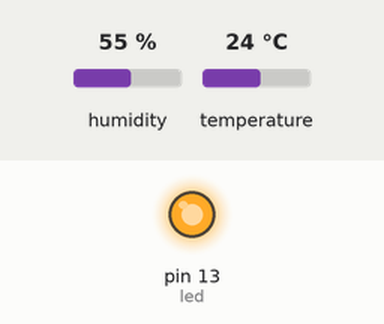
Bench run of a sketch on a simulated Arduino Uno, built with avr-gcc and run on an emulated ATmega328P. Parts: output pins drawn as LEDs (lit = HIGH). The inputs (shaded band) are chosen by the test bench; at power-on: humidity 55 %, temperature 24 °C. The local clock reads 2024-03-15 10:24:30 at power-on unless the sketch sets it; storage starts empty; what the sketch prints to the serial monitor is not drawn.

Above: at 2.3 s.
At 6.6 s:
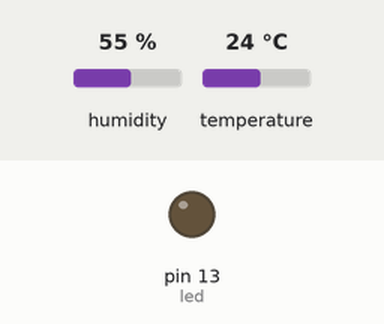
Timing chart, 0 to 11.7 s (numbered marks = the images above):
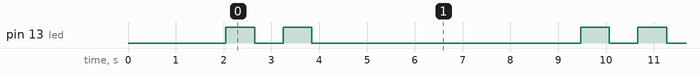

Measured:
- by itself, pin 13 (led): repeats every 7.4 s: LOW 0.60 s, HIGH 0.60 s, LOW 5.6 s, HIGH 0.60 s
- by itself, everything shown: repeats every 7.4 s, in 4 steps

The sketch:

datashield_BME280.ino
```cpp
/*
Datalogger_conservación_v.1.0 escrito por Gustavo Lozano
https://github.com/gustavolsj/datalogger-conservacion

Este sketch acompaña a la charla
https://www.youtube.com/watch?v=n_qbAQeKkKo&t=6162s
y la publicación "Tecnología Maker y su aplicación en conservación"
donde se describe el proceso de fabricación de un datalogger de temperatura y humedad relativa
para ser usado en la conservación preventiva de un archivo histórico.

El sketch se compone de tres partes, la sección de librerías y variables,
la sección de configuración y la sección del ciclo el contenido,
el codigo de las dos primeras se ejecuta solo una vez cuando encendemos el Arduino,
mientras que las instrucciones de la tercera se repiten continuamente.

Las librerías SD, STCLib, Adafruit_Sensor y Adafruit_BME280 no estan incluidas y deben instalarse desde el menú
Archivo > Herramientas > Manejo de bibliotecas
*/

////////////////////////////////////////////////////////////////////////////////////////////
////////////////////////////  Sección de librerías y variables  ////////////////////////////
////////////////////////////////////////////////////////////////////////////////////////////

#include <SPI.h>              // SPI es el protocolo de comuniación que el módulo SD utiliza
#include <SD.h>               //Esta es la biblioteca que contiene las funciones del módulo SD
#include "RTClib.h"           //Esta es la biblioteca que contiene las funciones del módulo de reloj
#include <Wire.h>             //Wire o I2C es el protocolo de comuniación que el sensor BME280 utiliza
#include <Adafruit_Sensor.h>  //Esta es una librería que contiene las funciones del sensor BME280
#include <Adafruit_BME280.h>  //Esta es otra librería que contiene las funciones del sensor BME280

//Periodo de espera entre cada medición, descomentar sólo uno
long Intervalo =      5000;   //5 SEGUNDOS
//long Intervalo =    60000;   //60 SEGUNDOS
//long Intervalo =   300000;   //5 MINUTOS
//long Intervalo = 1800000;    //30 MINUTOS  a 'ul' or 'UL' to force the constant into an unsigned long constant. Example: 32767ul


float bmehr_0;                // Creamos la variable bmehr_0 para almacenar la humedad relativa y
float bmet_0;                 // Creamos la variable bmet_0 para almacenar la temperatura

int led = 13;                 // Creamos la variable led y almacenamos el puerto al que se conecta el led que encendera con cada medición
int chipSelect = 10;          //Esta es una variable relaconada con la conexión SPI del módulo SD

File            myFile;       // Es una instancia para trabajar con el archivo en el que guardaremos las mediciones
RTC_DS1307      rtc;          // Es una instancia para trabajar con el módulo de reloj
Adafruit_BME280 bme_0;        // Es una instancia para trabajar con el sensor
                              // Fin de la importación de bibliotecas y la definición de variables


////////////////////////////////////////////////////////////////////////////////////////////
////////////////////////////  Sección de configuración  ////////////////////////////////////
////////////////////////////////////////////////////////////////////////////////////////////

void setup(){
  pinMode(led, OUTPUT);       //Indicamos que el puerto al que conectamos el led es una salida

  Serial.begin(57600);        // Iniciamos la comunicación con la computadora a traves del puerto serie a la velocidad especificada
  Serial.print("Iniciando tarjeta SD"); //Mostramos el mensaje de inicio

    if (!SD.begin(chipSelect)) {  // Si la tarjeta SD no funciona correctamente imprimimos el siguiente mensaje
    Serial.println("Error en la tarjeta SD");
    return;                   // Y el programa se detiene hasta aquí
  }
  Serial.println("Tarjeta lista"); // En cambio si la tarjeta SD funciona correctamente imprimimos estos tres mensajes
  Serial.println("BME280 Sensor de Humedad Relativa y temperatura\n");
  Serial.println("Fecha y Hora, Humedad Relativa %, Temperatura °C");

  if (! rtc.begin()) {        // Si el módulo de reloj no inicia correctamente imprimimos el siguiente mensaje
    Serial.println("Error en el inicio del reloj");
    while (1);                // Y el programa se detiene hasta aquí
  }

  if (! rtc.isrunning()) {    // Si el módulo de reloj inicia pero no se ejecuta correctamente imprimimos el siguiente mensaje
    Serial.println("Error en la ejecución del reloj");
  }

// La siguientes lineas deben permanecer siempre comentadas a menos que se quiera configurar la fecha y hora del reloj por unica vez
// Para configurar la siguiente fecha: 2020, Junio 17, a las 12 con 40 minutos y 0 segundos
//rtc.adjust(DateTime(2020, 6, 17, 12, 40, 0)); // Aqui sustituir los datos correpondientes
//rtc.adjust(DateTime(F(__DATE__), F(__TIME__))); // Esta linea hace lo mismo que la anterior usando la fecha y hora de la computadora

  delay(2000);              // Finalmente esperamos dos segundos o dos mil milisegundos
  bme_0.begin();            // Iniciamos el sensor
}                           // Fin de la configuración


////////////////////////////////////////////////////////////////////////////////////////////
////////////////////////////  Sección de ciclo  ////////////////////////////////////////////
////////////////////////////////////////////////////////////////////////////////////////////

void loop(){
   DateTime now = rtc.now();          // Solictamos la fecha y hora actual al reloj

    Serial.print(now.year(), DEC);    // Imprimimos el año
    Serial.print('/');                // Imprimimos una diagonal
    Serial.print(now.month(), DEC);   // Imprimimos el mes
    Serial.print('/');                // Imprimimos una diagonal
    Serial.print(now.day(), DEC);     // Imprimimos el día
    Serial.print("  ");               // Imprimimos una diagonal
    Serial.print(now.hour(), DEC);    // Imprimimos la hora
    Serial.print(':');                // Imprimimos una diagonal
    Serial.print(now.minute(), DEC);  // Imprimimos el minuto
    Serial.print(':');                // Imprimimos una diagonal
    Serial.print(now.second(), DEC);  // Imprimimos el segundo
    Serial.print(",  ");              // Imprimimos una coma y un espacio

//BME
bmehr_0 = bme_0.readHumidity();     // Solictamos la humedad actual al sensor
bmet_0 = bme_0.readTemperature();   // Solictamos la temperatura actual al sensor

Serial.print(bmehr_0);                // imprimimos la humedad actual al sensor
Serial.print(" %");                   // imprimimos el simbolo de porcentaje
Serial.print(", ");                   // Imprimimos una coma y un espacio

Serial.print(bmet_0);                 // Imprimimos la temperatura actual
Serial.print(" C");                   // Imprimimos el simbolo de grados centigrados
Serial.print(" ");                    // Imprimimos un espacio

myFile = SD.open("BME280.txt", FILE_WRITE); // Le indicamos al módulo SD crear o abrir el archivo llamado BME280.txt en modo escritura
if (myFile) {                         // Si el archivo abre correctamente imprimimos el siguiente mensaje
    Serial.print("Escribiendo en archivo...");

    myFile.print(now.year(), DEC);// Imprimimos el año
    myFile.print('/');                // Imprimimos una diagonal
    myFile.print(now.month(), DEC);   // Imprimimos el mes
    myFile.print('/');                // Imprimimos una diagonal
    myFile.print(now.day(), DEC);     // Imprimimos el día
    myFile.print("  ");               // Imprimimos una diagonal
    myFile.print(now.hour(), DEC);    // Imprimimos la hora
    myFile.print(':');                // Imprimimos una diagonal
    myFile.print(now.minute(), DEC);  // Imprimimos el minuto
    myFile.print(':');                // Imprimimos una diagonal
    myFile.print(now.second(), DEC);  // Imprimimos el segundo
    myFile.print(",  ");              // Imprimimos una coma y un espacio

//BME
    myFile.print(bmehr_0);            // imprimimos la humedad actual al sensor
    myFile.print(",");                // Imprimimos una coma y un espacio

    myFile.print(bmet_0);             // Imprimimos la temperatura actual
    myFile.println();

    myFile.close();                   // Le indicamos al módulo SD cerrar el archivo
    Serial.println("    listo!.");    //Imprimimos el mensaje listo

   digitalWrite(led, HIGH);   // Encendemos el led
   delay(600);                // Esperamos un momento
   digitalWrite(led, LOW);    // Apagamos el led
   delay(600);                // Esperamos un momento
   digitalWrite(led, HIGH);   // Encendemos el led
   delay(600);                // Esperamos un momento
   digitalWrite(led, LOW);    // Apagamos el led
   delay(600);

 } else {                  // Si el archivo no abrió correctamente imprimimos el siguiente mensaje
    Serial.println("Error abriendo archivo");
}

delay(Intervalo);       //Aqui esperamos el tiempo definido al inicio antes de la siguiente medición.
}                       // Fin del ciclo
```
